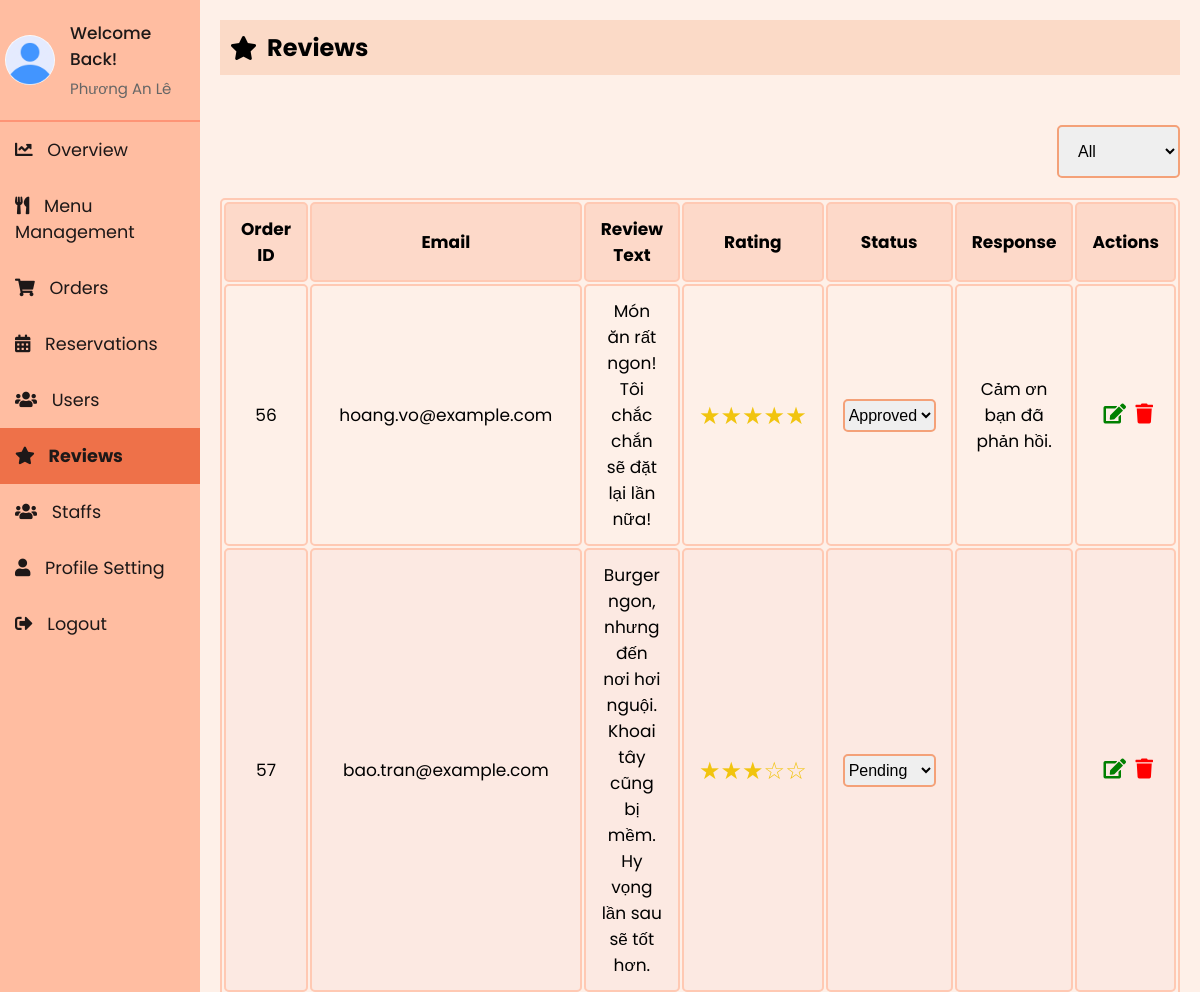
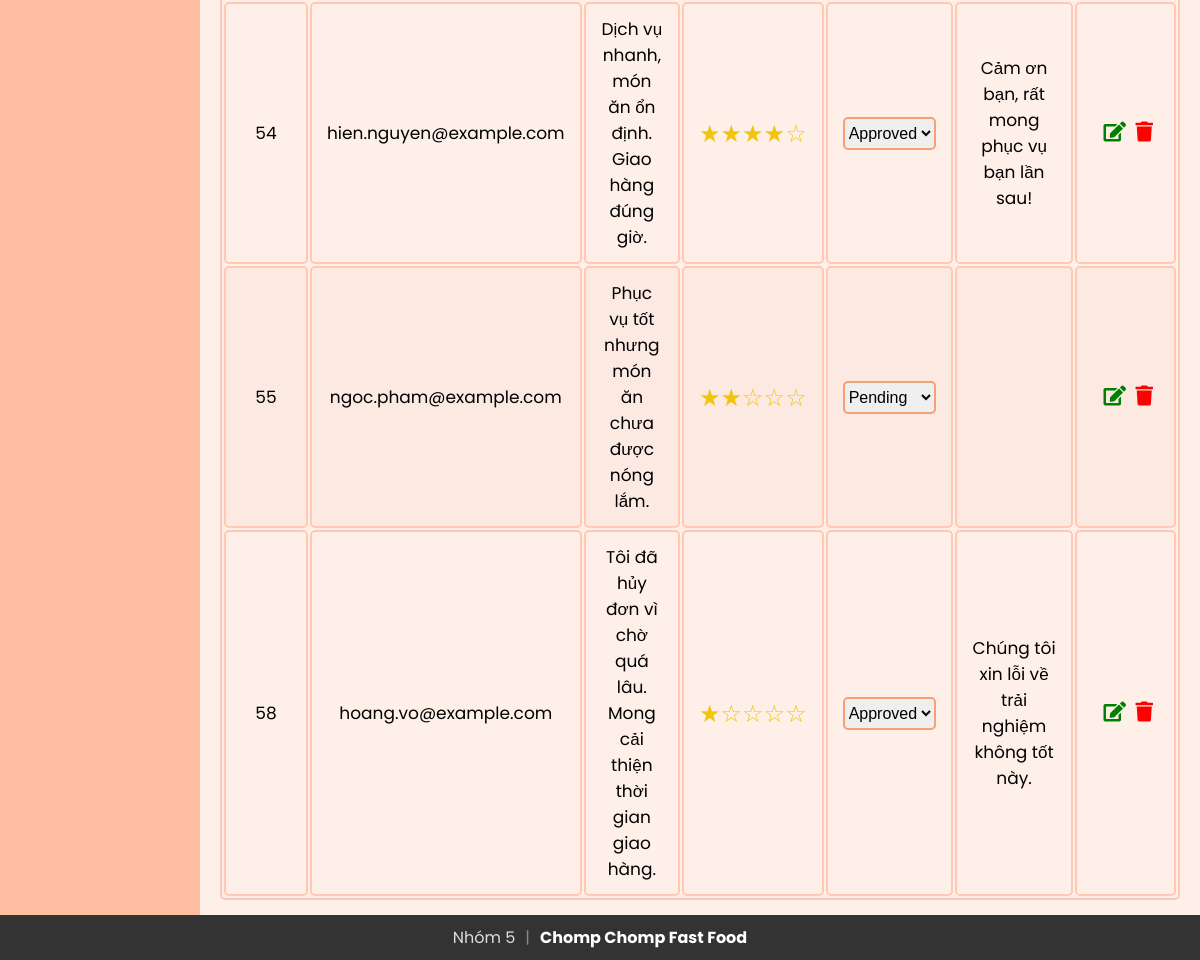
The page /Admin/reviews.php (signed in) on the database its author committed (2 pictures, top to bottom).
### tables this page shows
CREATE TABLE staff (
  id int(11) NOT NULL,
  firstName varchar(50) NOT NULL,
  lastName varchar(50) NOT NULL,
  email varchar(100) NOT NULL,
  contact varchar(15) DEFAULT NULL,
  role enum('superadmin','admin','delivery boy','waiter') NOT NULL,
  password varchar(255) NOT NULL,
  createdAt timestamp NOT NULL DEFAULT current_timestamp(),
  updatedAt timestamp NOT NULL DEFAULT current_timestamp() ON UPDATE current_timestamp(),
  profile_image varchar(255) NOT NULL DEFAULT 'default.jpg'
);

CREATE TABLE reviews (
  review_id int(11) NOT NULL,
  email varchar(255) NOT NULL,
  order_id int(11) DEFAULT NULL,
  rating int(11) NOT NULL,
  review_text text DEFAULT NULL,
  review_date date DEFAULT current_timestamp(),
  status enum('approved','pending','rejected') DEFAULT 'pending',
  response text DEFAULT NULL
);

### Admin/sidebar.php (called while the page is built, shortened)
<?php
include 'db_connection.php';
$admin_email = isset($_SESSION['email']) ? $_SESSION['email'] : '';
function getAdminInfo($email)
{
  global $conn;
  $stmt = $conn->prepare("SELECT firstName, lastName, email, profile_image FROM staff WHERE email = ?");
  $stmt->bind_param("s", $email);
  $stmt->execute();
  $stmt->bind_result($firstName, $lastName, $email,  $profile_image);
  return [
    'firstName' => $firstName ?: '',
    'lastName' => $lastName ?: '',
    'email' => $email ?: '',
    'profile_image' => $profile_image ?: 'default.jpg'
  ];
}
$admin_info = getAdminInfo($admin_email);
?>

### Admin/reviews.php (the view, shortened to what this page needs)
<?php
include 'db_connection.php';
?>
<?php
include 'sidebar.php';
?>
<!DOCTYPE html>
<html lang="en">
<head>
  <link rel="stylesheet" href="https://cdnjs.cloudflare.com/ajax/libs/font-awesome/5.15.3/css/all.min.css">
  <link rel="stylesheet" href="admin_reservation.css">
  <link rel="stylesheet" href="sidebar.css">
  <link rel="stylesheet" href="admin_review.css">
</head>
<body>
  <div class="sidebar">
    <div class="profile-section">
      <img src="../uploads/<?php echo htmlspecialchars($admin_info['profile_image']); ?>" alt="Profile Picture">
      <div class="info">
        <h3>Welcome Back!</h3>
        <p><?php echo htmlspecialchars($admin_info['firstName']) . ' ' . htmlspecialchars($admin_info['lastName']); ?></p>
      </div>
    </div>
    <ul>
      <li><a href="index.php"><i class="fas fa-chart-line"></i> Overview</a></li>
      <li><a href="admin_menu.php"><i class="fas fa-utensils"></i> Menu Management</a></li>
      <li><a href="admin_orders.php"><i class="fas fa-shopping-cart"></i> Orders</a></li>
      <li><a href="reservations.php"><i class="fas fa-calendar-alt"></i> Reservations</a></li>
      <li><a href="users.php"><i class="fas fa-users"></i> Users</a></li>
      <li><a href="reviews.php" class="active"><i class="fas fa-star"></i> Reviews</a></li>
      <li><a href="staffs.php"><i class="fas fa-users"></i> Staffs</a></li>
      <li><a href="profile.php"><i class="fas fa-user"></i> Profile Setting</a></li>
      <li><a href="logout.php"><i class="fas fa-sign-out-alt"></i> Logout</a></li>
    </ul>
  </div>
  <div class="content">
    <div class="header">
      <h2><i class="fas fa-star"></i> Reviews</h2>
    </div>
    <div class="actions">
      <select id="statusFilter" name="statusFilter" onchange="filterByStatus()">
        <option value="">All</option>
      </select>
    </div>
    <div class="table">
      <table id="reviewTable">
        <thead>
          <tr>
            <th>Order ID</th>
            <th>Email</th>
            <th>Review Text</th>
            <th>Rating</th>
            <th>Status</th>
            <th>Response</th>
            <th>Actions</th>
          </tr>
        </thead>
        <tbody>
          <?php
          include 'db_connection.php';
          $sql = "SELECT * FROM reviews";
          $result = mysqli_query($conn, $sql);
          if (mysqli_num_rows($result) > 0) {
            while ($row = mysqli_fetch_assoc($result)) {
              $ratingStars = str_repeat('&#9733;', $row['rating']) . str_repeat('&#9734;', 5 - $row['rating']);
              echo "<tr>
                        <td>{$row['order_id']}</td>
                        <td>{$row['email']}</td>
                        <td>{$row['review_text']}</td>
                        <td class='rating-stars'>{$ratingStars}</td>
                        <td>
                         <select id='status-{$row['order_id']}' onchange='updateStatus({$row['order_id']}, this.value)' class='status-select'>
                         <option value='pending' " . ($row['status'] == 'pending' ? 'selected' : '') . ">Pending</option>
                         <option value='approved' " . ($row['status'] == 'approved' ? 'selected' : '') . ">Approved</option>
                         <option value='rejected' " . ($row['status'] == 'rejected' ? 'selected' : '') . ">Rejected</option>
                         </select>
                        </td>
                        <td>{$row['response']}</td>
                        <td>
                            <button id='editbtn' onclick='openEditReviewModal(this)' data-id='{$row['order_id']}' data-email='{$row['email']}' data-review_text='{$row['review_text']}' data-rating='{$row['rating']}' data-response='{$row['response']}'><i class='fas fa-edit'></i></button>
                            <button id='deletebtn' onclick=\"deleteReview('{$row['order_id']}', '{$row['email']}')\"><i class='fas fa-trash'></i></button>
                        </td>
                      </tr>";
            }
          } else {
            echo "<tr><td colspan='6' style='text-align: center;'>No Reviews</td></tr>";
          }
          ?>
        </tbody>
      </table>
    </div>
  </div>
</body>
</html>

### Admin/admin_reservation.css (style rules this page uses)
* { margin: 0; padding: 0; }
body { background: #fef0e8; font-family: "Poppins", sans-serif; margin: 0; }
.content { margin-bottom: 40px; }
table { width: 100%; border: 2px solid #ffc9b3; font-size: 17px; text-align: center; cursor: pointer; border-radius: 5px; }
table th, table td { padding: 12px 15px; border: 2px solid #ffc9b3; border-radius: 5px; }
table th { background-color: #fdd9c9; }
table tr:nth-of-type(even) { background-color: #fce9e2; }
.header { padding: 10px; background-color: #fbdac7; margin-bottom: 20px; display: flex; align-items: center; }
.status-select { border: 2px solid #f4a178; padding: 5px 0px 5px 0; font-size: 16px; border-radius: 5px; cursor: pointer; outline: none; }
#editbtn, #deletebtn { font-size: 20px; background: none; border: none; padding: 0 0 0 5px; outline: none; cursor: pointer; transition: transform 0.3s ease; }
#editbtn { color: green; }
#deletebtn { color: red; }
button { background-color: #fb4a36; color: white; border: 2px solid #fb4a36; padding: 14px 20px; cursor: pointer; border-radius: 5px; transition: all 0.3s ease; font-size: 1.2rem; }
.actions { display: flex; align-items: center; margin-bottom: 20px; margin-top: 20px; gap: 7px; }
.actions select, .actions input { padding: 15px; font-size: 1rem; border-radius: 5px; border: 2px solid #f4a178; cursor: pointer; outline: none; }

### Admin/sidebar.css (style rules this page uses)
* { margin: 0; padding: 0; box-sizing: border-box; }
body { background: #fef0e8; font-family: "Poppins", sans-serif; display: flex; flex-direction: row; margin: 0; }
.sidebar { width: 250px; background-color: #ffbda1; color: #1d1818; overflow: auto; position: relative; min-height: 100vh; font-size: 1.1rem }
.sidebar ul li a { display: block; padding: 15px; text-decoration: none; color: #1d1818; transition: background-color 0.3s; }
.sidebar ul li a.active { background-color:#ee7149; font-weight: bold; }
.sidebar ul li a i { margin-right: 10px; }
.sidebar ul { list-style-type: none; padding: 0; }
.content { flex: 1; padding: 20px; }
.header { padding: 10px; background-color: #fbdac7; margin-bottom: 20px; display: flex; align-items: center; }
.header h2 { display: flex; align-items: center; }
.header h2 i { margin-right: 10px; }
.profile-section { padding: 20px 5px 20px 5px; display: flex; align-items: center; border-bottom: 2px solid rgba(253, 108, 77, 0.5); }
.profile-section img { width: 50px; height: 50px; border-radius: 50%; margin-right: 15px; }
.profile-section .info { flex-grow: 1; }
.profile-section .info h3 { margin: 0; font-size: 17px; font-weight: 500; }
.profile-section .info p { margin: 5px 0 0; font-size: 15px; color: #666; }
.sidebar ul li a.active { font-weight: bold; }

### Admin/admin_review.css (style rules this page uses)
* { margin: 0; padding: 0; }
body { background: #fef0e8; font-family: "Poppins", sans-serif; margin: 0; }
.actions { display: flex; justify-content: end; margin-top: 50px; }
.rating-stars { font-size: 1.5rem; color: #f1c40f; }
.content { margin-bottom: 40px; }

### rows shown on the page
staff: profile_image (placeholder picture), firstName "Phương An", lastName "Lê"
reviews: order "56", email "hoang.vo@example.com", review_text "Món ăn rất ngon! Tôi chắc chắn sẽ đặt lại lần nữa!", rating "★★★★★", status+order "Approved", response "Cảm ơn bạn đã phản hồi."
reviews: order "57", email "bao.tran@example.com", review_text "Burger ngon, nhưng đến nơi hơi nguội. Khoai tây cũng bị mềm. Hy vọng lần sau sẽ tốt hơn.", rating "★★★☆☆", status+order "Pending"
reviews: order "54", email "hien.nguyen@example.com", review_text "Dịch vụ nhanh, món ăn ổn định. Giao hàng đúng giờ.", rating "★★★★☆", status+order "Approved", response "Cảm ơn bạn, rất mong phục vụ bạn lần sau!"
reviews: order "55", email "ngoc.pham@example.com", review_text "Phục vụ tốt nhưng món ăn chưa được nóng lắm.", rating "★★☆☆☆", status+order "Pending"
reviews: order "58", email "hoang.vo@example.com", review_text "Tôi đã hủy đơn vì chờ quá lâu. Mong cải thiện thời gian giao hàng.", rating "★☆☆☆☆", status+order "Approved", response "Chúng tôi xin lỗi về trải nghiệm không tốt này."
